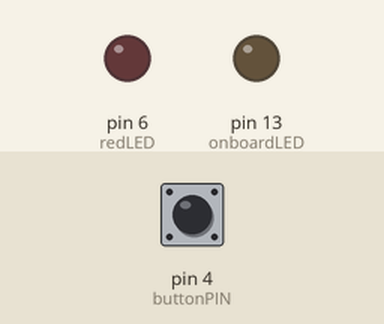
This sketch was run on a simulated Arduino Uno, built with avr-gcc and run on an emulated ATmega328P. Shown: output pins drawn as LEDs (lit = HIGH). The inputs (shaded band) are chosen by the test bench; at power-on: pin 4 (buttonPIN) LOW. What the sketch prints to the serial monitor is not drawn.

Above: at 1.2 s.
1.3 s: pin 4 (buttonPIN) pulled HIGH for 0.15 s
At 2.5 s:
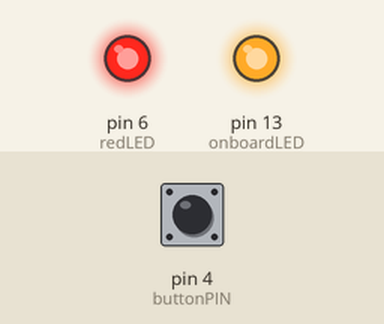
2.9 s: pin 4 (buttonPIN) pulled HIGH for 1 s
At 3.8 s:
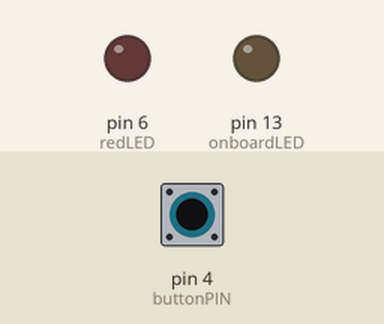
5.4 s: pin 4 (buttonPIN) pulled HIGH for 3.2 s
At 5.7 s:
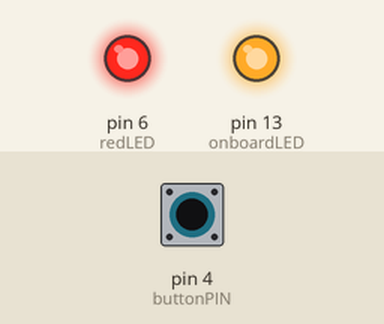
Timing chart, 0 to 8.4 s (numbered marks = the images above; inputs shaded):
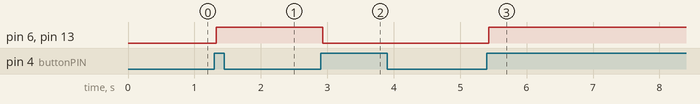

The sketch:

07.pulseWidthModulation.ino
```cpp
/*
  Author:

  Learning Intention:
  The students will learn what 'pulse width modulation' is and how to use it to write
  analogue data on a digital PIN.

  Success Criteria:
    1.  I understand what pulse width modulation is
    2.  I can identify the PWM PINS on the Arduino Uno
    3.  I can wire an RGB LED for PWM control in TINKERCAD
    5.  I can write PWM data to multiple pins and manually change the colour of the LED

  Student Notes:

  Documentation:
    https://www.w3schools.com/colors/colors_rgb.aspt
    https://github.com/TempeHS/TempeHS_Ardunio_Bootcamp/blob/main/07.pulseWidthModulation/Pulse-Width-Modulation.jpg
  Schematic:
    https://www.tinkercad.com/things/drNDsMxGMIY?sharecode=D6x4_xTTRl_zGs7B-XGqfbQhG_xgjj3TVS_c-GNTK-c
    https://github.com/TempeHS/TempeHS_Ardunio_Bootcamp/blob/main/07.pulseWidthModulation/Bootcamp-PWMOutput.png
*/
static unsigned int redLED = 6;
static unsigned int onboardLED = 13;
static unsigned int buttonPIN = 4;
static unsigned int potPIN = A1;

//Debounce parameters
unsigned long lastDebounceTime = 0;
unsigned long debounceDelay = 100; //milliseconds
int lastButtonState = LOW;
int buttonState = LOW;
bool onSTATE = false;

void setup() {
  Serial.begin(9600);
  Serial.println("Serial Monitor Configured to 9600 Baud Rate");
  Serial.println("--------------------------------------------");
  pinMode(onboardLED, OUTPUT);
  pinMode(buttonPIN, INPUT);
  pinMode(redLED, OUTPUT);
}

void loop() {
  int read = digitalRead(buttonPIN);

  // check if button changed
  if (read != buttonState) {
    lastDebounceTime = millis();
  }

  //if enough time has pat
  if ((millis() - buttonState) > debounceDelay) {
    // if button state has changed, update debounce state
    if (read != buttonState) {
    buttonState = read;

      //toggle on a HIGH transition (button press)
      if (buttonState == true) {
        onSTATE = !onSTATE;
      }
    }
  }

  lastButtonState = read; // save for next loop
  digitalWrite(onboardLED, onSTATE);
  digitalWrite(redLED, onSTATE);
  delay(100); //small delay for stability
}
```

Measured:
- after the input at 1.3 s, pin 6 (redLED), pin 13 (onboardLED): LOW → HIGH at once
- after the input at 2.9 s, pin 6 (redLED), pin 13 (onboardLED): HIGH → LOW at once
- after the input at 5.4 s, pin 6 (redLED), pin 13 (onboardLED): LOW → HIGH at once
